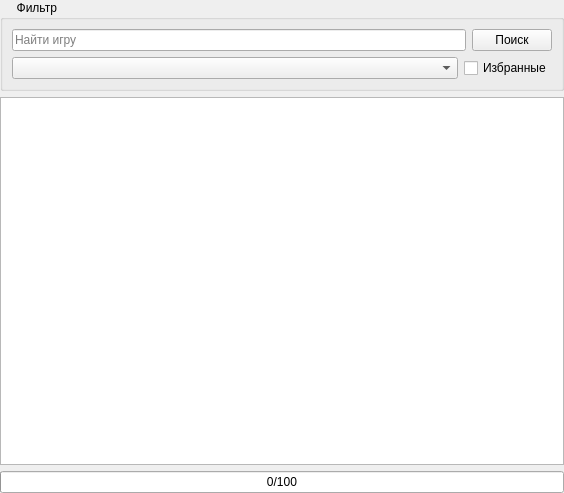
<?xml version="1.0" encoding="UTF-8"?>
<ui version="4.0">
 <class>FormGames</class>
 <widget class="QWidget" name="FormGames">
  <property name="geometry">
   <rect>
    <x>0</x>
    <y>0</y>
    <width>564</width>
    <height>493</height>
   </rect>
  </property>
  <property name="windowTitle">
   <string>SteamAchievementsStatistic</string>
  </property>
  <layout class="QVBoxLayout" name="verticalLayout_2">
   <property name="spacing">
    <number>6</number>
   </property>
   <property name="leftMargin">
    <number>0</number>
   </property>
   <property name="topMargin">
    <number>0</number>
   </property>
   <property name="rightMargin">
    <number>0</number>
   </property>
   <property name="bottomMargin">
    <number>0</number>
   </property>
   <item>
    <widget class="QGroupBox" name="GroupBoxFilter">
     <property name="title">
      <string>     Фильтр</string>
     </property>
     <layout class="QVBoxLayout" name="verticalLayout_5">
      <item>
       <layout class="QHBoxLayout" name="horizontalLayout">
        <item>
         <widget class="QLineEdit" name="LineEditGame">
          <property name="sizePolicy">
           <sizepolicy hsizetype="Expanding" vsizetype="Fixed">
            <horstretch>0</horstretch>
            <verstretch>0</verstretch>
           </sizepolicy>
          </property>
          <property name="placeholderText">
           <string>Найти игру</string>
          </property>
         </widget>
        </item>
        <item>
         <widget class="QPushButton" name="ButtonFind">
          <property name="enabled">
           <bool>true</bool>
          </property>
          <property name="sizePolicy">
           <sizepolicy hsizetype="Minimum" vsizetype="Fixed">
            <horstretch>0</horstretch>
            <verstretch>0</verstretch>
           </sizepolicy>
          </property>
          <property name="text">
           <string>Поиск</string>
          </property>
         </widget>
        </item>
       </layout>
      </item>
      <item>
       <layout class="QHBoxLayout" name="horizontalLayout_6">
        <item>
         <widget class="MultiSelectComboBox" name="ComboBoxGroups"/>
        </item>
        <item>
         <widget class="QCheckBox" name="CheckBoxFavorites">
          <property name="sizePolicy">
           <sizepolicy hsizetype="Maximum" vsizetype="Fixed">
            <horstretch>0</horstretch>
            <verstretch>0</verstretch>
           </sizepolicy>
          </property>
          <property name="text">
           <string>Избранные</string>
          </property>
         </widget>
        </item>
       </layout>
      </item>
     </layout>
    </widget>
   </item>
   <item>
    <widget class="QTableView" name="TableGames"/>
   </item>
   <item>
    <widget class="QProgressBar" name="ProgressBarLoading">
     <property name="value">
      <number>0</number>
     </property>
     <property name="format">
      <string notr="true">%v/%m</string>
     </property>
    </widget>
   </item>
  </layout>
 </widget>
 <customwidgets>
  <customwidget>
   <class>MultiSelectComboBox</class>
   <extends>QComboBox</extends>
   <header>subWidgets/comboBoxes/multiselectcombobox.h</header>
  </customwidget>
 </customwidgets>
 <tabstops>
  <tabstop>ButtonFind</tabstop>
 </tabstops>
 <resources/>
 <connections/>
</ui>
